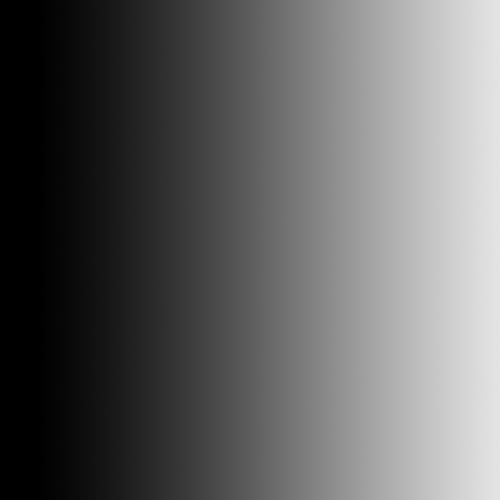
//> input picture data/500test.jpg, 500 x 500 px
$ ./Stippling.cpp.bak   (built with g++ and OpenCV 4)
//> lines starting //> are read from the running program, lines starting //| are printed output that depends on the picture
#include "opencv2/imgproc/imgproc.hpp"
#include "opencv2/highgui/highgui.hpp"
#include "opencv2/opencv.hpp"
#include <iostream>
using namespace cv;
using namespace std;

void facetNormalize(const Size &size, vector<Point> &facet) {
	facet.push_back(facet[0]);
	for (auto pre = facet.begin(), curr = pre + 1; curr != facet.end(); ++pre, ++curr) {
		// Left Bound.
		if (pre->x * curr->x < 0) {
			// cout << "left bound." << endl;
			// Horizontal Line.
			if (pre->y == curr->y) {
				pre = facet.insert(curr, Point(0, curr->y));
				curr = pre + 1;
				// cout << "insert: (" << 0 << "," << curr->y << ")" << endl;
				continue;
			} else {
				// General Line.
				const int &x1 = pre->x;
				const int &y1 = pre->y;
				const int &x2 = curr->x;
				const int &y2 = curr->y;
				double bufY = 1.0 * (-x2) / (x1 - x2) * (y1 - y2) + y2;

				pre = facet.insert(curr, Point(0, (int)bufY));
				curr = pre + 1;
				// cout << "insert: (" << 0 << "," << (int)bufY << ")" << endl;
				continue;
			}
		}

		// Right Bound.
		if ((pre->x - size.width) * (curr->x - size.width) < 0) {
			// cout << "right bound." << endl;
			// Horizontal Line.
			if (pre->y == curr->y) {
				pre = facet.insert(curr, Point(size.width - 1, curr->y));
				curr = pre + 1;
				// cout << "insert: (" << size.width - 1 << "," << curr->y << ")" << endl;
				continue;
			} else {
				// General Line.
				const int &x1 = pre->x;
				const int &y1 = pre->y;
				const int &x2 = curr->x;
				const int &y2 = curr->y;
				double bufY = 1.0 * (size.width - x2) / (x1 - x2) * (y1 - y2) + y2;

				pre = facet.insert(curr, Point(size.width - 1, (int)bufY));
				curr = pre + 1;
				// cout << "insert: (" << size.width - 1 << "," << (int)bufY << ")" << endl;
				continue;
			}
		}

		// Bottom Bound;
		if (pre->y * curr->y < 0) {
			// cout << "bottom bound." << endl;
			// Horizontal Line.
			if (pre->x == curr->x) {
				pre = facet.insert(curr, Point(curr->x, 0));
				curr = pre + 1;
				// cout << "insert: (" << curr->x << "," << 0 << ")" << endl;
				continue;
			} else {
				// General Line.
				const int &x1 = pre->x;
				const int &y1 = pre->y;
				const int &x2 = curr->x;
				const int &y2 = curr->y;
				double bufX = 1.0 * (-y2) / (y1 - y2) * (x1 - x2) + x2;

				pre = facet.insert(curr, Point((int)bufX, 0));
				curr = pre + 1;
				// cout << "insert: (" << (int)bufX << "," << 0 << ")" << endl;
				continue;
			}
		}

		// Top Bound;
		if ((pre->y - size.height) * (curr->y - size.height) < 0) {
			// cout << "top bound." << endl;
			// Horizontal Line.
			if (pre->x == curr->x) {
				pre = facet.insert(curr, Point(curr->x, size.height - 1));
				curr = pre + 1;
				// cout << "insert: (" << curr->x << "," << size.height - 1 << ")" << endl;
				continue;
			} else {
				// General Line.
				const int &x1 = pre->x;
				const int &y1 = pre->y;
				const int &x2 = curr->x;
				const int &y2 = curr->y;
				double bufX = 1.0 * (size.height - y2) / (y1 - y2) * (x1 - x2) + x2;

				pre = facet.insert(curr, Point((int)bufX, size.height - 1));
				curr = pre + 1;
				// cout << "insert: (" << (int)bufX << "," << size.height - 1 << ")" << endl;
				continue;
			}
		}

	}

	facet.pop_back();

	bool top = false;
	bool bottom = false;
	bool left = false;
	bool right = false;
	for (auto i = facet.begin(); i != facet.end(); ) {
		if (i->x < 0) {
			// cout << "erase: (" << i->x << "," << i->y << ")" << endl;
			i = facet.erase(i);
			left = true;

		} else if (i->y < 0) {
			// cout << "erase: (" << i->x << "," << i->y << ")" << endl;
			i = facet.erase(i);
			bottom = true;
		} else if (i->x > size.width) {
			// cout << "erase: (" << i->x << "," << i->y << ")" << endl;
			i = facet.erase(i);
			right = true;
		} else if ( i->y > size.height) {
			// cout << "erase: (" << i->x << "," << i->y << ")" << endl;
			i = facet.erase(i);
			top = true;
		} else {
			++i;
		}
	}

	if (top && left)
		facet.push_back(Point(0, size.height - 1));
	if (top && right)
		facet.push_back(Point(size.width - 1, size.height - 1));
	if (bottom && right)
		facet.push_back(Point(size.width - 1, 0));
	if (bottom && left)
		facet.push_back(Point(0, 0));

	if(facet.size() < 3) {
		cout << "!!!!!!!!!!!" << endl;
	}
}

template<typename T>
inline bool is_valid(T x) {
	return x * 0.0 == 0.0;
}

// [12 lines of commented-out code are left out]

Point2f calcCentroPos(const vector<Point> &facet) {
	Point2f centro(0.0f, 0.0f);

	Moments moment = moments(facet, false);

	if (is_valid(moment.m10 / moment.m00) && is_valid(moment.m01 / moment.m00)) {
		centro = Point2f(moment.m10 / moment.m00, moment.m01 / moment.m00);
	} else {
		cout << "zero m00" << endl;
		for (auto i = facet.begin(); i != facet.end(); ++i) {
			centro.x = centro.x + i->x;
			centro.y = centro.y +  i->y;
		}
		cout << centro.x << " " <<  facet.size() << endl;
		centro.x = centro.x / facet.size();
		centro.y = centro.y  / facet.size();
	}

	if(centro.x > 500 || centro.y > 500) {
		for (auto i = facet.begin(); i != facet.end(); ++i) {
			cout << i->x << " " << i->y << endl;
		}
	}

	return centro;
}

vector<Point2f> drawVoronoi(const Mat &input, Mat &output, Subdiv2D &subdiv ) {

	vector<vector<Point2f> > facets;
	vector<Point2f> centers;
	vector<Point2f> centroPoints;
	subdiv.getVoronoiFacetList(vector<int>(), facets, centers);

	vector<Point> ifacet;

	for ( size_t i = 0; i < facets.size(); i++ ) {

		ifacet.resize(facets[i].size());
		for ( size_t j = 0; j < facets[i].size(); j++ ) {
			ifacet[j] = facets[i][j];
		}

		Scalar color;
		color[0] = rand() & 255;
		color[1] = rand() & 255;
		color[2] = rand() & 255;
		fillConvexPoly(output, ifacet, color, 8, 0);

		polylines(output, ifacet, true, Scalar(), 1, CV_8S, 0);
		circle(output, centers[i], 3, Scalar(), cv::FILLED, CV_8S, 0);

		// Calculate Centroidal.
		facetNormalize(output.size(), ifacet);
		Point2f centroPoint = calcCentroPos(ifacet);
		// Point2f centroPoint = calcDensityCentroPos(input, ifacet);
		circle(output, centroPoint, 3, Scalar(0, 255, 0), cv::FILLED, CV_8S, 0);
		centroPoints.push_back(centroPoint);
	}

	return centroPoints;
}


int main(int argc, char ** argv) {

	// Open Image.
	Mat img = imread("../data/500test.jpg");
//> img is the input picture: 500 rows x 500 cols, CV_8UC3; mean B, G, R 99.1, 99.1, 99.1
	cvtColor(img, img, COLOR_BGR2GRAY);
//> img: 500 rows x 500 cols, CV_8UC1
	blur(img, img, Size(3, 3));
//> img: 500 rows x 500 cols, CV_8UC1; min 0, max 228, mean 99.1
	const Size size = img.size();
//> size = Size(500, 500)

	// Point Set.
	vector<Point2f> points;


	// Add Points.
	RNG rng;
	for (unsigned i = 0; i < 100; ++i) {
		float x = rng.uniform(0, size.width);
		float y = rng.uniform(0, size.height);
		points.push_back(Point2f(x, y));
	}

	for (unsigned i = 0; i < 10; ++i) {

		// Subdivision.
		Rect rect(0, 0, size.width, size.height);
		Subdiv2D subdiv(rect);
		subdiv.insert(points);

		// Subdiv Mat.
		Mat imgVoronoi = Mat::zeros(size.height, size.width, CV_8UC3);
		points = drawVoronoi(img, imgVoronoi, subdiv);

		// Show Image.
		waitKey(10);
		imshow( "imgVoronoi", imgVoronoi);

	}
//> this loop made 10 passes
//> pass 1, `points = drawVoronoi(img, imgVoronoi, subdiv);`:
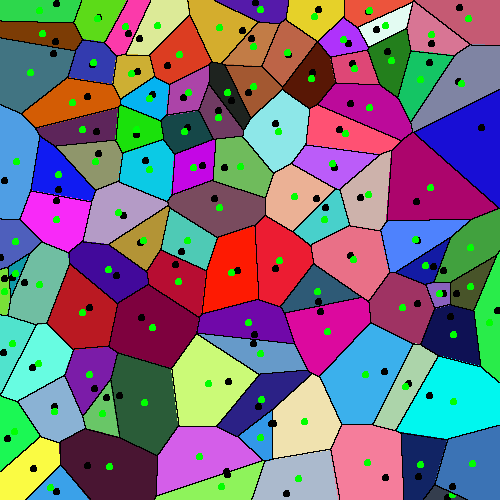
//> imgVoronoi: 500 rows x 500 cols, CV_8UC3; mean B, G, R 124.5, 110.8, 122
//> pass 2, `points = drawVoronoi(img, imgVoronoi, subdiv);`:
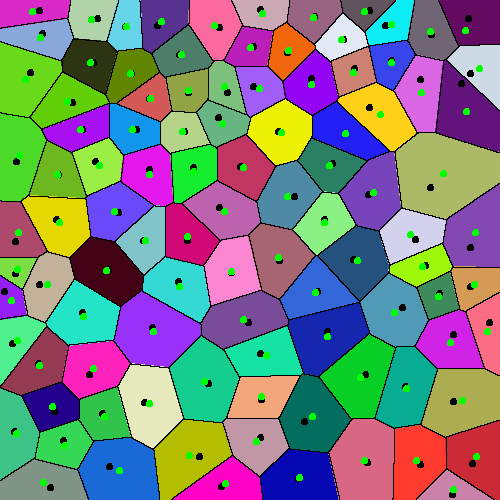
//> imgVoronoi: 500 rows x 500 cols, CV_8UC3; mean B, G, R 125.8, 124.1, 122
//> pass 3, `points = drawVoronoi(img, imgVoronoi, subdiv);`:
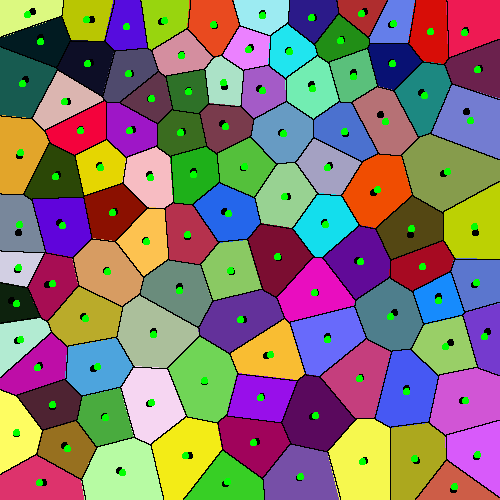
//> imgVoronoi: 500 rows x 500 cols, CV_8UC3; mean B, G, R 111.6, 117.9, 133

	waitKey(0);

	return 0;
}
